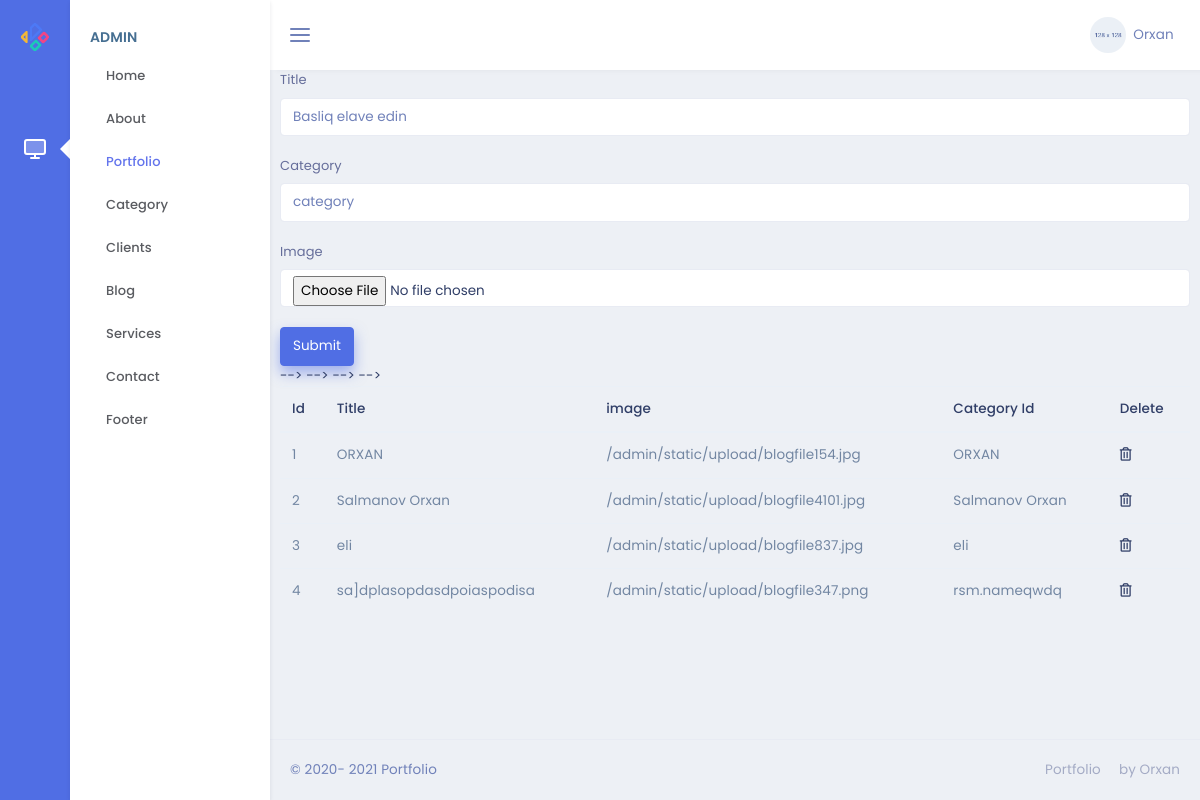
Page /admin/portfolio on the committed database.
### models.py (models this page shows)
class Portfolio(db.Model):
    id = db.Column(db.Integer, primary_key=True)
    title = db.Column(db.String,nullable=False)
    image = db.Column(db.String,nullable=False)
    category_id = db.Column(db.Integer,db.ForeignKey('category.id'),nullable=False)

class Category(db.Model):
    id = db.Column(db.Integer, primary_key=True)
    name = db.Column(db.String,nullable=False)
    title= db.Column(db.String,nullable=False)
    portfolies = db.relationship('Portfolio',backref='category',lazy=True)

### admin/routes.py (the view, shortened to what this page needs)
@admin.route('/portfolio' , methods=["GET","POST"])
def portfoliopages():
    ctg=Category.query.all()
    prt=Portfolio.query.all()
    return render_template('/admin/Portfolio/portfolio.html',prt=prt,ctg=ctg)

### admin/templates/admin/Portfolio/portfolio.html (shortened to what this page needs)
{% extends "admin/base.html" %}
{% block content %}
<form action="/admin/portfolio" method="POST" enctype="multipart/form-data">
    <div class="form-group">
        <label for="title">Title</label>
        <input type="title" class="form-control" name="title" id="title" placeholder="Basliq elave edin">
    </div>
    <div class="form-group">
        <label for="category">Category</label>
        <input type="category" class="form-control" name="category" id="category" placeholder="category">
    </div>
    <div class="form-group">
        <label for="image">Image</label>
        <input type="file" class="form-control" name="image" id="image" placeholder="image">
    </div>
    <button type="submit" class="btn btn-primary">Submit</button>
</form>
<table class="table">
    <thead>
        <tr>
            <th scope="col">Id</th>
            <th scope="col">Title</th>
            <th scope="col">image</th>
            <th scope="col">Category Id</th>
            <th scope="col">Delete</th>
        </tr>
    </thead>
    <tbody>
        {% for i in prt %}
        <tr>
            <td>{{i.id}}</td>
            <td>{{i.title}}</td>
            <td>{{i.image}}</td>
            {% for c in ctg %}
            {% if c.id==i.category_id %}
            <td>{{c.name}}</td>
            {% endif %}
            {% endfor %}
            <td><a href="/admin/portfolio/{{i.id}}"> <i class="far fa-trash-alt"></i> </a> </td>
        </tr>
        {% endfor %}
    </tbody>
</table>
{% endblock %}

### rows in the picture
Portfolio: id "1", title "ORXAN", image "/admin/static/upload/blogfile154.jpg"
Category: name "ORXAN"
Portfolio: id "2", title "Salmanov Orxan", image "/admin/static/upload/blogfile4101.jpg"
Category: name "Salmanov Orxan"
Portfolio: id "3", title "eli", image "/admin/static/upload/blogfile837.jpg"
Category: name "eli"
Portfolio: id "4", title "sa]dplasopdasdpoiaspodisa", image "/admin/static/upload/blogfile347.png"
Category: name "rsm.nameqwdq"
